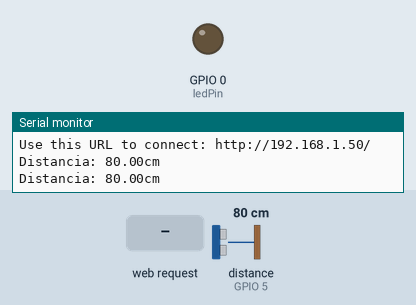
This sketch was run on a simulated ESP8266 (NodeMCU). On the bench: output pins drawn as LEDs (lit = HIGH), the last lines printed to the serial monitor. Inputs (shaded band) come from the test bench; at power-on: distance to the obstacle (sensor on GPIO 5) 80 cm. WiFi joins after 1.5 s; servers stay silent unless stated.

Above: at 2.7 s.
2.8 s: HTTP request GET /LED=ON received
At 4.3 s:
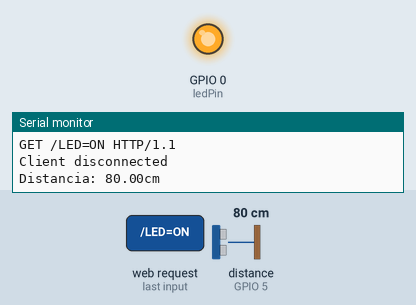
5.0 s: HTTP request GET /LED=OFF received
At 6.5 s:
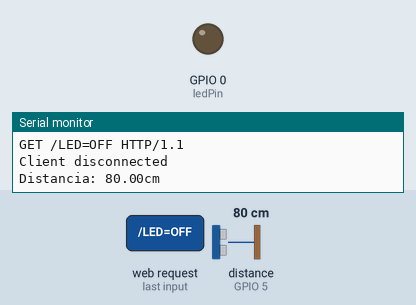
Timing chart, 0 to 8.0 s (numbered marks = the images above; inputs shaded):
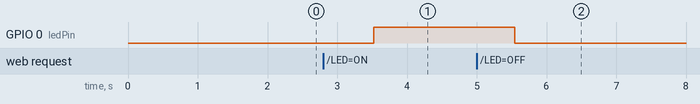

The sketch:

prototipo.ino
```cpp
#include <HCSR04.h>
#include <ESP8266WiFi.h>

const char* ssid = "CarlosS2lu_2.4Ghz"; //your WiFi Name
const char* password = "12345678";  //Your Wifi Password
int ledPin = 00;
HCSR04 hc(4, 5);
WiFiServer server(80);
void setup() {
  Serial.begin(115200);
  delay(10);
  pinMode(ledPin, OUTPUT);
  digitalWrite(ledPin, LOW);
  Serial.println();
  Serial.println();
  Serial.print("Connecting to ");
  Serial.println(ssid);
  WiFi.begin(ssid, password);
  while (WiFi.status() != WL_CONNECTED) {
    delay(500);
    Serial.print(".");
  }
  Serial.println("");
  Serial.println("WiFi connected");
  server.begin();
  Serial.println("Server started");
  Serial.print("Use this URL to connect: ");
  Serial.print("http://");
  Serial.print(WiFi.localIP());
  Serial.println("/");
}

void loop() {

  Serial.print("Distancia: "); // Escreve texto na tela
  Serial.print(hc.dist());// distância medida em cm
  Serial.println("cm");
  delay(1000);
  WiFiClient client = server.available();
  if (!client) {
    return;
  }
  Serial.println("new client");
  while(!client.available()){
    delay(1);
  }
  String request = client.readStringUntil('\r');
  Serial.println(request);
  client.flush();
  //sensor


  int value = LOW;
  if (request.indexOf("/LED=ON") != -1)  {
    digitalWrite(ledPin, HIGH);
    value = HIGH;
  }
  if (request.indexOf("/LED=OFF") != -1)  {
    digitalWrite(ledPin, LOW);
    value = LOW;
  }
  client.println("HTTP/1.1 200 OK");
  client.println("Content-Type: text/html");

  client.println("");
  client.print("{");
  client.print("\"led\":");
  if(value == HIGH) {
    client.print("\"on\"");
  } else {
    client.print("\"off\"");
  }
  client.print(",\"ultrasonic\":");
  client.print(hc.dist());
  client.print("}");
  client.println("");
  delay(1);
  Serial.println("Client disconnected");
  Serial.println("");


  }
```

Measured:
- after the input at 2.8 s, GPIO 0 (ledPin): LOW → HIGH after 0.73 s
- after the input at 5.0 s, GPIO 0 (ledPin): HIGH → LOW after 0.54 s
